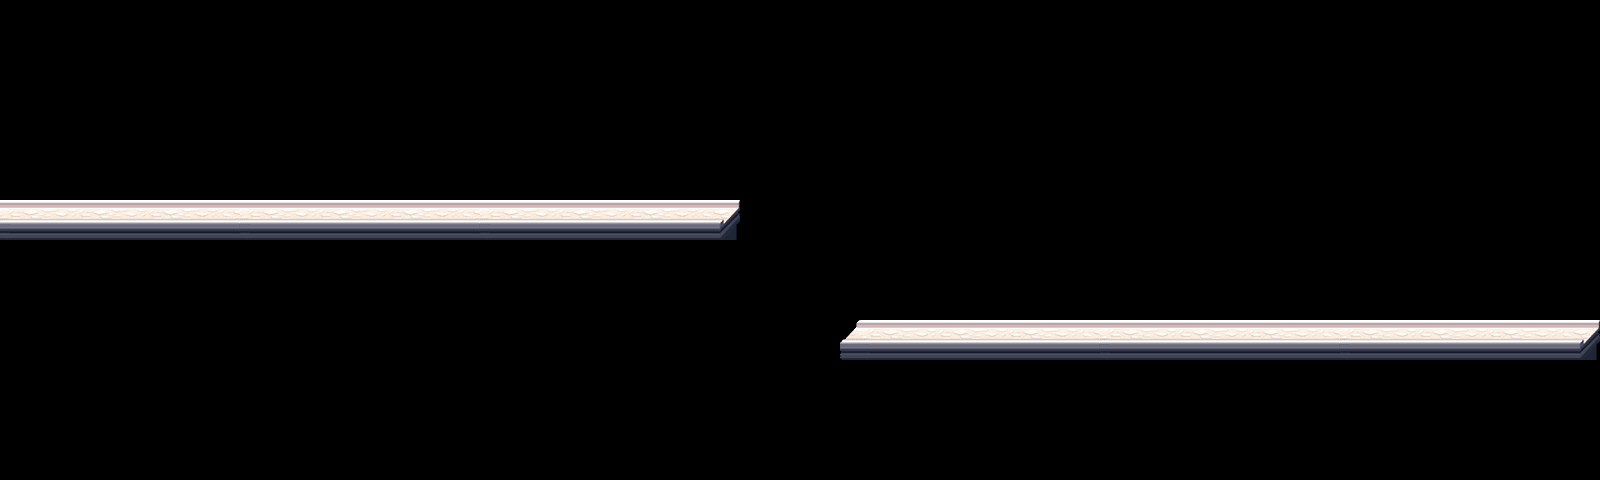

Rendered tile map (Tiled .tmx) drawn with the repository's tilesets; below, a short description and the map source with its tile grids summarised:
An orthogonal 80x12 tile map with 20x40 px tiles, 1 tile layer (块层 1) and 10 objects (6x 9, 2x 10).

<map version="1.0" orientation="orthogonal" width="80" height="12" tilewidth="20" tileheight="40">
 <tileset firstgid="1" name="road" tilewidth="20" tileheight="40">
  <image source="road.png" width="280" height="188" />
 </tileset>
 <layer name="块层 1" width="80" height="12">
  <data>[960 cells, 75 non-empty, 14 distinct tile ids]</data>
 </layer>
 <objectgroup name="collision" width="80" height="12">
  <object x="0" y="214" width="734" height="26" />
  <object x="848" y="332" width="752" height="28" />
 </objectgroup>
 <objectgroup name="items" width="80" height="12" />
 <objectgroup name="enemy" width="80" height="12">
  <object type="9" x="60" y="200" />
  <object type="9" x="200" y="200" />
  <object type="9" x="520" y="200" />
  <object type="9" x="640" y="200" />
  <object type="9" x="940" y="320" />
  <object type="9" x="1060" y="320" />
  <object type="10" x="1320" y="160" />
  <object type="10" x="1420" y="160" />
 </objectgroup>
 <objectgroup name="up" width="80" height="12" />
</map>
